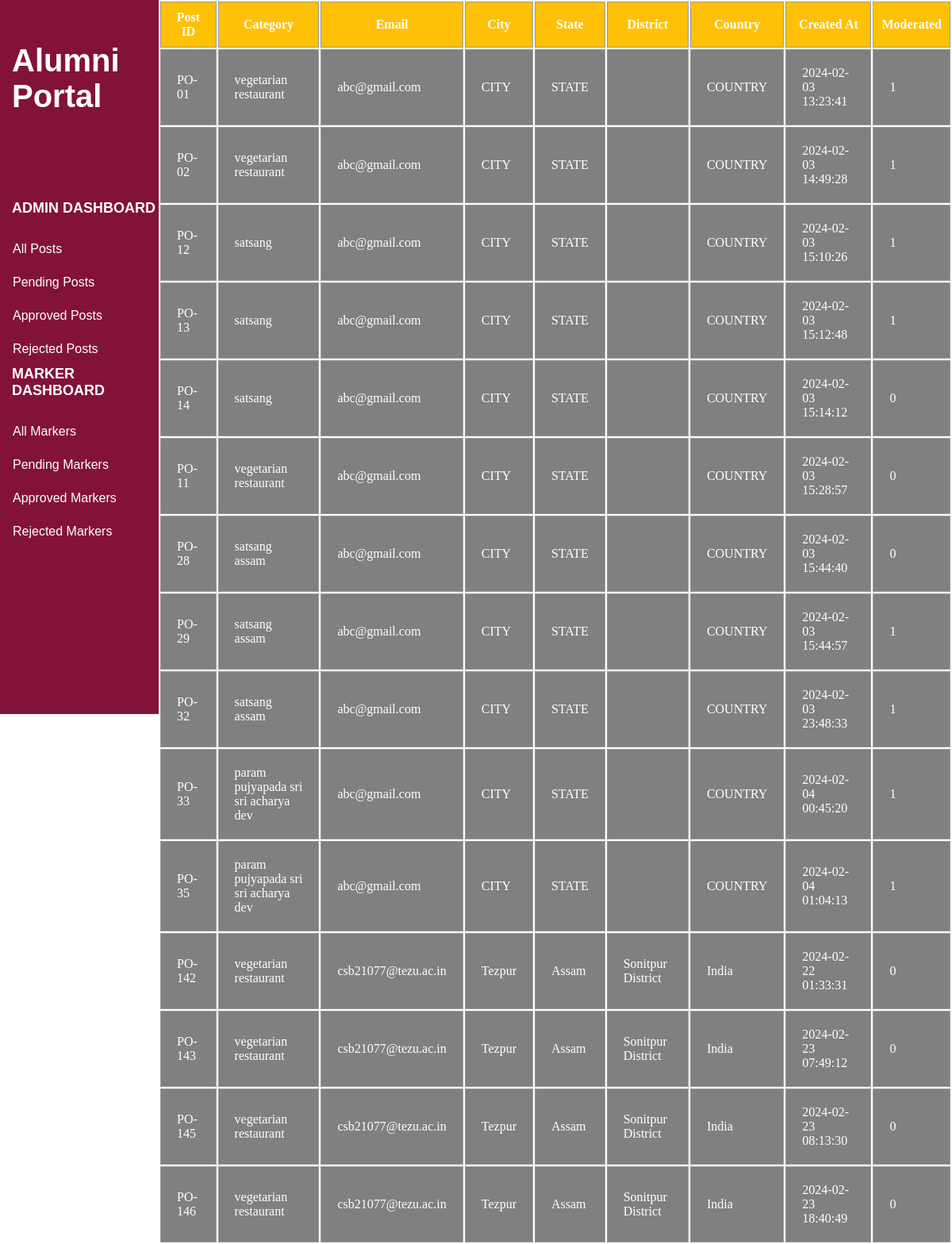
/posts.php, run on the app's committed database.
### tables this page shows
CREATE TABLE `posts` (
  `sno` int NOT NULL,
  `post_id` varchar(11) NOT NULL,
  `post_title` text NOT NULL,
  `post_txt` longtext NOT NULL,
  `category` longtext NOT NULL,
  `tag_id` int NOT NULL DEFAULT '0',
  `geo_id` int NOT NULL DEFAULT '0',
  `email` varchar(150) NOT NULL,
  `view` int NOT NULL DEFAULT '0',
  `city` varchar(150) NOT NULL,
  `state` varchar(150) NOT NULL,
  `country` varchar(150) NOT NULL,
  `moderated` int NOT NULL DEFAULT '0',
  `created_at` datetime NOT NULL,
  `post_img_idx` int DEFAULT NULL,
  `district` varchar(50) DEFAULT NULL
);

### posts.php (the view, shortened to what this page needs)
<?php
include './Dbconnection/dbh.php';
$sql = "SELECT * FROM posts";
$result = mysqli_query($conn, $sql);
include './navbaradmin.php';
?>
<html>
<head>
  <link rel="stylesheet" type="text/css">
</head>
<body>
  <div style="margin-left: 200px; ">
    <div class="table-wrapper">
      <table class="fl-table">
        <thead>
          <tr>
            <th>Post ID</th>
            <th>Category</th>
            <th>Email</th>
            <th>City</th>
            <th>State</th>
            <th>District</th>
            <th>Country</th>
            <th>Created At</th>
            <th>Moderated</th>
          </tr>
        </thead>
        <tbody>
          <?php
          while ($row = mysqli_fetch_assoc($result)) {
            echo "<tr>";
            echo "<td>" . $row['post_id'] . "</td>";
            echo "<td>" . $row['category'] . "</td>";
            echo "<td>" . $row['email'] . "</td>";
            echo "<td>" . $row['city'] . "</td>";
            echo "<td>" . $row['state'] . "</td>";
            echo "<td>" . $row['district'] . "</td>";
            echo "<td>" . $row['country'] . "</td>";
            echo "<td>" . $row['created_at'] . "</td>";
            echo "<td>" . $row['moderated'] . "</td>";
            echo "</tr>";
          }
          ?>
        </tbody>
      </table>
    </div>
  </div>
</body>
</html>

### navbaradmin.php (shortened to what this page needs)
<!DOCTYPE html>
<html lang="en">
<head>
    <link rel="stylesheet" href="./assets/css/stylesheetalumni.css" type="text/css">
    <link rel="stylesheet" href="https://cdnjs.cloudflare.com/ajax/libs/font-awesome/4.7.0/css/font-awesome.min.css">
</head>
<body>
    <div class="main">
        <div class="side-navbar">
            <br><br><br>
            <p style="color:white ; padding-left: 15px; font-weight:bold; font-size:40px; font-family: Arial, Helvetica, sans-serif; ">Alumni Portal</p><br><br><br><br><br><br>
            <ul>
                <li>
                    <p style="padding-left:15px; padding-bottom:20px; font-size:large; font-weight:bold">ADMIN DASHBOARD
                </li><br>
                <li><a href="./posts.php">All Posts</a></li>
                <li><a href="./Pending_posts.php">Pending Posts</a></li>
                <li><a href="./Approved_post.php">Approved Posts</a></li>
                <li><a href="./Rejected_posts.php">Rejected Posts</a></li>
                <li>
                    <p style="padding-left:15px; padding-bottom:20px; font-size:large; font-weight:bold">MARKER DASHBOARD
                    <p>
                <li><a href="./markers.php">All Markers</a></li>
                <li><a href="./Pending_markers.php">Pending Markers</a></li>
                <li><a href="./Approved_markers.php">Approved Markers</a></li>
                <li><a href="./Rejected_markers.php">Rejected Markers</a></li>
            </ul>
        </div>
    </div>
</body>
</html>

### assets/css/stylesheetalumni.css (style rules this page uses)
* { margin: 0; padding: 0; box-sizing: border-box; }
.main { width: 100%; background: whitesmoke; background-position: center; background-size: cover; }
ul { list-style-type: none; background-color: rgba(131, 18, 56, 1); font-family: Arial, Helvetica, sans-serif; }
li { float: left; }
li a, .dropbtn { display: inline-block; color: white; text-align: center; padding: 12px 16px; text-decoration: none; }
.side-navbar { color: white; background-color: rgba(131, 18, 56, 1); height: 900px; top: 0; width: 200px; overflow-x: hidden; position: fixed; }

### posts.php (style rules this page uses)
td, th { border: 1px solid #999; padding: 20px; }
td { background: gray; color: white; }
th { background: #ffc107; color: white; border-radius: 0; top: 0; padding: 10px; }

### data on the page
posts: post "PO-01", category "vegetarian restaurant", email "abc@gmail.com", city "CITY", state "STATE", country "COUNTRY", created_at "2024-02-03 13:23:41", moderated "1"
posts: post "PO-02", category "vegetarian restaurant", email "abc@gmail.com", city "CITY", state "STATE", country "COUNTRY", created_at "2024-02-03 14:49:28", moderated "1"
posts: post "PO-12", category "satsang", email "abc@gmail.com", city "CITY", state "STATE", country "COUNTRY", created_at "2024-02-03 15:10:26", moderated "1"
posts: post "PO-13", category "satsang", email "abc@gmail.com", city "CITY", state "STATE", country "COUNTRY", created_at "2024-02-03 15:12:48", moderated "1"
posts: post "PO-14", category "satsang", email "abc@gmail.com", city "CITY", state "STATE", country "COUNTRY", created_at "2024-02-03 15:14:12", moderated "0"
posts: post "PO-11", category "vegetarian restaurant", email "abc@gmail.com", city "CITY", state "STATE", country "COUNTRY", created_at "2024-02-03 15:28:57", moderated "0"
posts: post "PO-28", category "satsang assam", email "abc@gmail.com", city "CITY", state "STATE", country "COUNTRY", created_at "2024-02-03 15:44:40", moderated "0"
posts: post "PO-29", category "satsang assam", email "abc@gmail.com", city "CITY", state "STATE", country "COUNTRY", created_at "2024-02-03 15:44:57", moderated "1"
posts: post "PO-32", category "satsang assam", email "abc@gmail.com", city "CITY", state "STATE", country "COUNTRY", created_at "2024-02-03 23:48:33", moderated "1"
posts: post "PO-33", category "param pujyapada sri sri acharya dev", email "abc@gmail.com", city "CITY", state "STATE", country "COUNTRY", created_at "2024-02-04 00:45:20", moderated "1"
posts: post "PO-35", category "param pujyapada sri sri acharya dev", email "abc@gmail.com", city "CITY", state "STATE", country "COUNTRY", created_at "2024-02-04 01:04:13", moderated "1"
posts: post "PO-142", category "vegetarian restaurant", email "csb21077@tezu.ac.in", city "Tezpur", state "Assam", district "Sonitpur District", country "India", created_at "2024-02-22 01:33:31", moderated "0"
posts: post "PO-143", category "vegetarian restaurant", email "csb21077@tezu.ac.in", city "Tezpur", state "Assam", district "Sonitpur District", country "India", created_at "2024-02-23 07:49:12", moderated "0"
posts: post "PO-145", category "vegetarian restaurant", email "csb21077@tezu.ac.in", city "Tezpur", state "Assam", district "Sonitpur District", country "India", created_at "2024-02-23 08:13:30", moderated "0"
posts: post "PO-146", category "vegetarian restaurant", email "csb21077@tezu.ac.in", city "Tezpur", state "Assam", district "Sonitpur District", country "India", created_at "2024-02-23 18:40:49", moderated "0"
